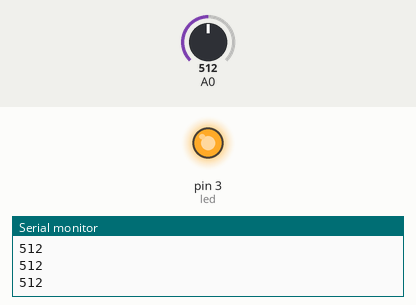
Bench run of a sketch on a simulated Arduino Uno, built with avr-gcc and run on an emulated ATmega328P. On the bench: output pins drawn as LEDs (lit = HIGH), the last lines printed to the serial monitor. The test bench sets the inputs (shaded band); at power-on: A0 = 512.

Above: at 1.2 s.
1.3 s: A0 set to 549
2.8 s: A0 set to 575
At 4.0 s:
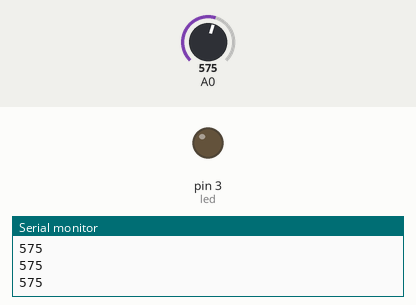
4.3 s: A0 set to 550
At 5.5 s:
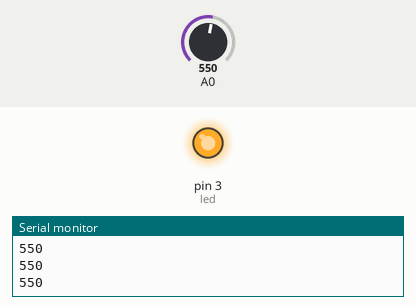
5.8 s: A0 set to 570
At 7.2 s:
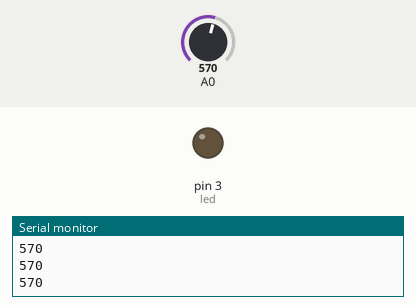
Timing chart, 0 to 8.3 s (numbered marks = the images above; inputs shaded):
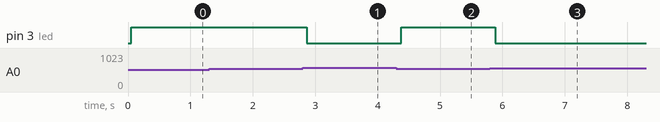

Measured:
- the behaviour switches between 560 and 561 on A0 (found by bisection; images 0 and 1)
- after the input at 2.8 s, pin 3 (led): HIGH → LOW after 0.07 s
- after the input at 4.3 s, pin 3 (led): LOW → HIGH after 0.08 s
- after the input at 5.8 s, pin 3 (led): HIGH → LOW after 0.08 s

The sketch:

Arduino_7.ino
```cpp
#define led 3

void setup() {
  pinMode(led,OUTPUT);
  Serial.begin(9600);

}

void loop() {

  int isik = analogRead(A0);
  Serial.println(isik);
  delay(50);

  if (isik>560){
    digitalWrite(led,LOW);
  }
  if (isik<560){
    digitalWrite(led,HIGH);
  }

}
```
